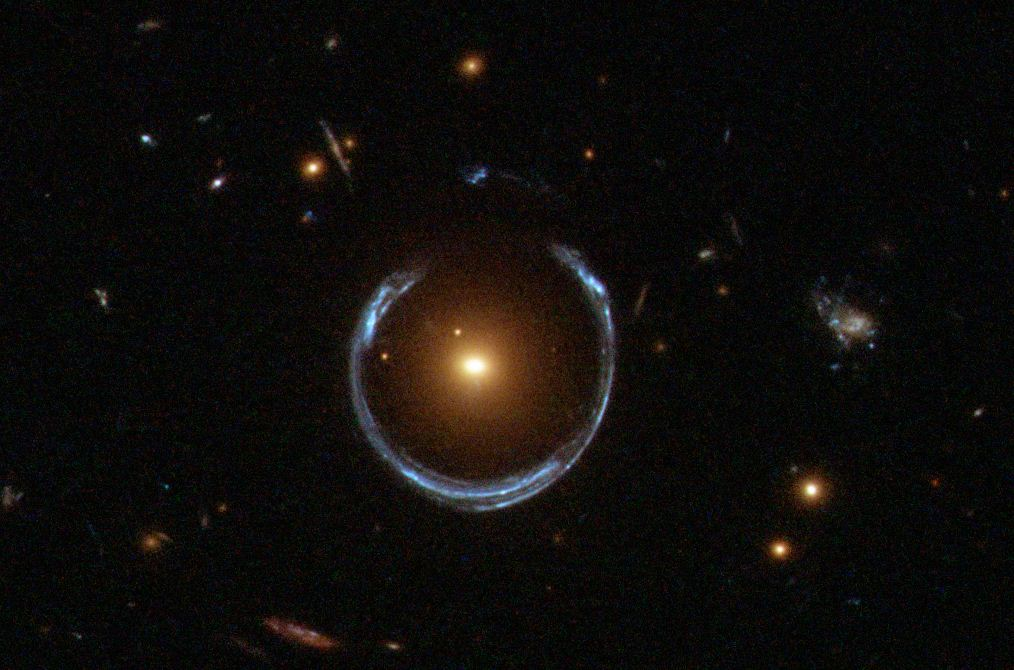
#> input picture ipythonDocuments/arc.JPG, 1014 x 670 px, found by its file name
$ python fit.py   (Python 2 division)   (older library calls are emulated)
#> lines starting #> are read from the running program, lines starting #| are printed output that depends on the picture; long printed decimals are rounded
from scipy import misc
import numpy as np
from astropy.modeling import models, fitting
import astropy.modeling.functional_models as M
import matplotlib.pyplot as plt
import scipy as sp
import scipy.ndimage


# [50 lines left out: functions index_coords, cart2polar, polar2cart, reproject_image_into_polar, not called in this run]

    # [8 lines of commented-out code are left out]


z = misc.imread('arc.JPG',True)
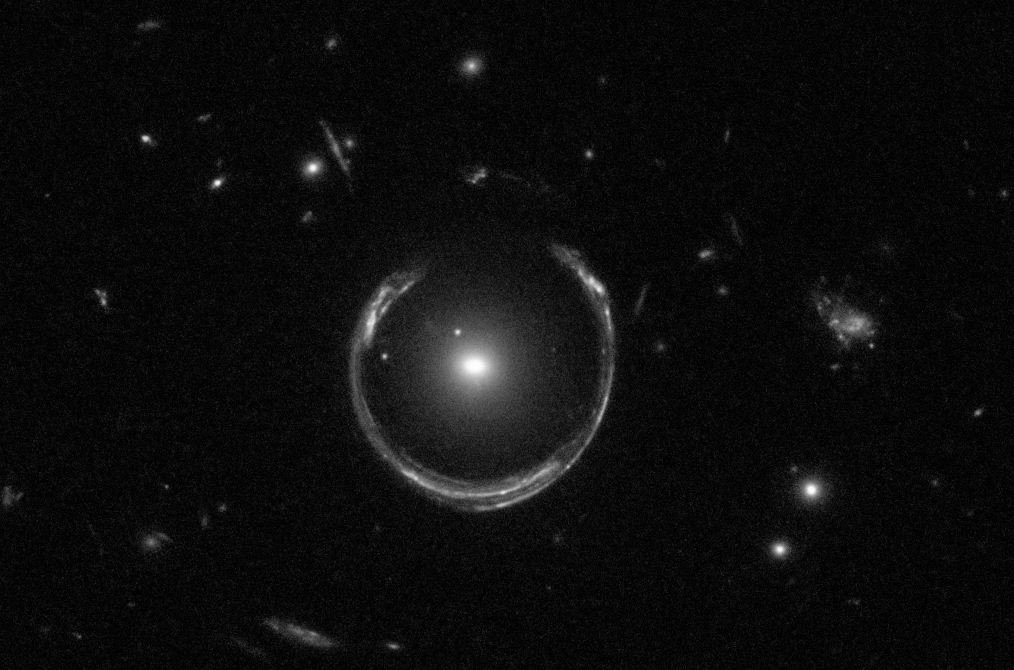
#> z: shape (670, 1014) float32; min 0, max 254.8, mean 13.3
m , n = z.shape
#> m = 670; n = 1014

x, y = np.mgrid[:m, :n]

Max = 0
Max_x = 0
Max_y = 0
Val_sum = 0
for i in range (0,m-1):
	for j in range (0,n-1):
		Val_sum += z[i][j]												#Find Sum to calculate Mean
		if(z[i][j]>Max):
			Max = z[i][j]
			Max_x = i
			Max_y = j
#> after the loop, Max = 254.8; Max_x = 364; Max_y = 477; Val_sum = 9031801.1
Mean =  Val_sum / (float)( m * n )
#> Mean = 13.29

print Mean
#| 13.294


# Fit the data using astropy.modeling
p_init = M.Gaussian2D(Max,Max_x,Max_y,1,10)


#p_init = M.Ring2D(210,Max_x,Max_y,0,30)

f = fitting.LinearLSQFitter()
#> (the run stopped early here; a loop or call above may not have finished)
